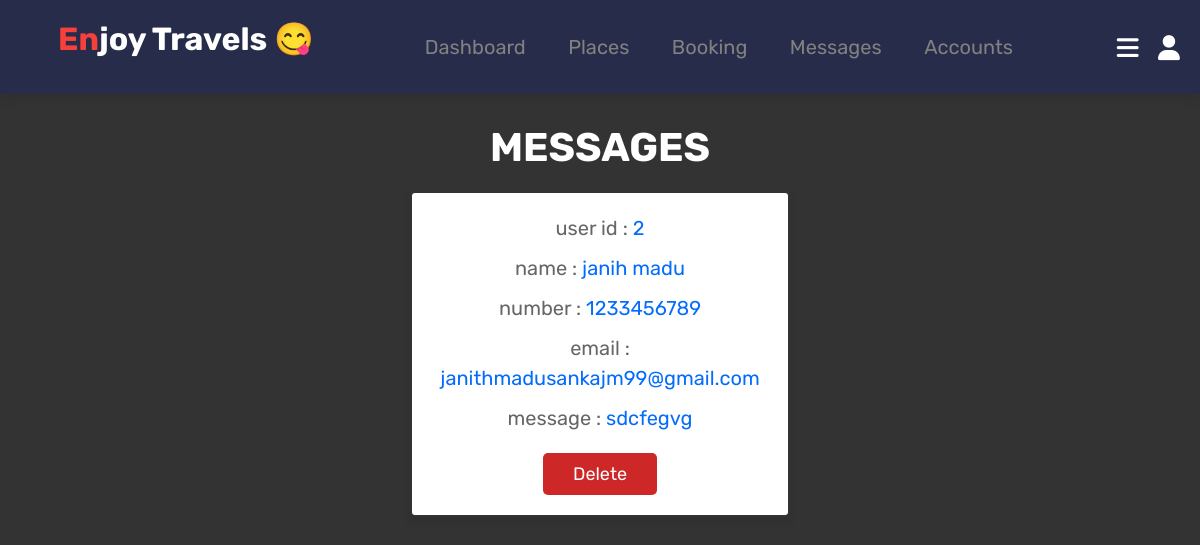
Page /admin_contacts.php on the committed database.
### tables this page shows
CREATE TABLE `message` (
  `id` int(100) NOT NULL,
  `user_id` int(100) NOT NULL,
  `name` varchar(100) NOT NULL,
  `email` varchar(100) NOT NULL,
  `number` varchar(20) NOT NULL,
  `message` varchar(500) NOT NULL
);

### admin_contacts.php (the view, shortened to what this page needs)
<?php
@include 'config.php';
?>
<!DOCTYPE html>
<html lang="en">
<head>
   <link rel="stylesheet" href="https://cdnjs.cloudflare.com/ajax/libs/font-awesome/6.0.0/css/all.min.css">
   <link rel="stylesheet" href="css/admin_style2.css">
</head>
<body>
<?php @include 'admin_header.php'; ?>
<section class="users">
   <h1 class="title">messages</h1>
   <div class="box-container">
      <?php
       $select_message = mysqli_query($conn, "SELECT * FROM `message`") or die('query failed');
       if(mysqli_num_rows($select_message) > 0){
          while($fetch_message = mysqli_fetch_assoc($select_message)){
      ?>
      <div class="box">
         <p>user id : <span><?php echo $fetch_message['user_id']; ?></span> </p>
         <p>name : <span><?php echo $fetch_message['name']; ?></span> </p>
         <p>number : <span><?php echo $fetch_message['number']; ?></span> </p>
         <p>email : <span><?php echo $fetch_message['email']; ?></span> </p>
         <p>message : <span><?php echo $fetch_message['message']; ?></span> </p>
         <a href="admin_contacts.php?delete=<?php echo $fetch_message['id']; ?>" onclick="return confirm('delete this message?');" class="delete-btn">delete</a>
      </div>
      <?php
         }
      }else{
         echo '<p class="empty">you have no messages!</p>';
      }
      ?>
   </div>
</section>
</body>
</html>

### css/admin_style2.css (style rules this page uses)
* { font-family: 'Rubik', sans-serif; margin:0; padding:0; box-sizing: border-box; outline: none; border:none; text-decoration: none; transition:all .2s linear; }
html { font-size: 62.5%; overflow-x: hidden; scroll-behavior: smooth; scroll-padding-top: 6.5rem; }
body { background: #333; }
section { padding:3rem 2rem; }
.title { text-align: center; margin-bottom: 2rem; color: #fff; text-transform: uppercase; font-size: 4rem; }
.btn, .delete-btn, .option-btn { display: inline-block; border-radius: .5rem; margin-top: 1rem; font-size: 1.8rem; color: #fff; cursor: pointer; padding:1rem 3rem; text-transform: capitalize; }
.delete-btn { background-color: #CD2727; }
.users .box-container { display: grid; grid-template-columns: repeat(auto-fit, 38rem); gap:1.5rem; align-items: flex-start; max-width: 1200px; margin: 0 auto; justify-content: center; }
.users .box-container .box { padding:2rem; border: .2rem solid #333; background-color: #fff; box-shadow: 0 .5rem 1rem rgba(0,0,0,.1); border-radius: .5rem; text-align: center; }
.users .box-container .box p { font-size: 2rem; color: #666; margin-bottom: 1rem; line-height: 1.5; }
.users .box-container .box p span { color: #046CFD; }
.users .box-container .box .delete-btn { margin-top: .5; }

### rows in the picture
message: user "2", name "janih madu", number "1233456789", email "janithmadusankajm99@gmail.com", message "sdcfegvg"
